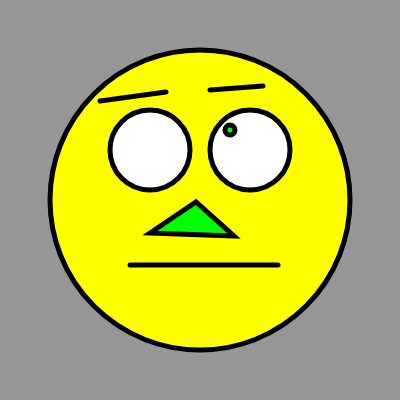
Frame 1 (no input)
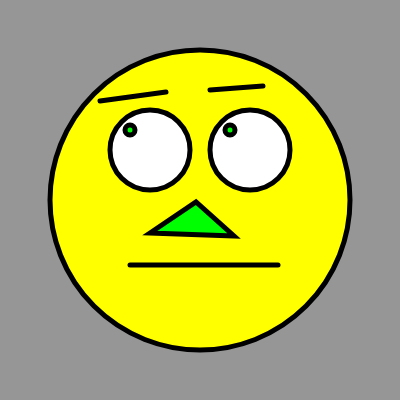
Frame 60 (no input)
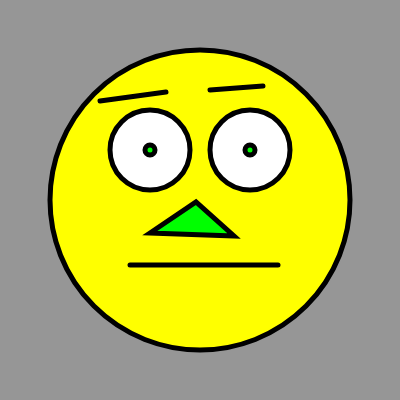
Frame 120 (the mouse pressed at the canvas centre since frame 60)

The p5.js sketch that drew these frames (run headless with seeded random() and noise() and a simulated clock; from frame 60 on, the mouse is pressed at the canvas centre):

// p5.js sketch
// ── sketch.js
function setup() {
  createCanvas(400, 400);
}
let olhoX;
let olhoY;
function draw() {
  background(150);//tela de fundo cinza
    stroke(0);//borda das figuras
    strokeWeight(5);//espessura das bordas
    fill("yellow");//cor do rosto amarelo em inglês
    circle(200,200,300);//circulo do rosto
    fill("#FFFFFF");//cor dos olhos branco HEXADECIMAL
    circle(150,150,80);//olho direito
    circle(250,150,80);//olho esquerdo
    fill(color(0,255,0));//cor do nariz verde RGB
    line(130,265,278,265);//linha da boca
    triangle(150, 233, 196, 202, 234, 236); //triângulo nariz
    line(100,101,166,92);//sobrancelha direita
    line(210,90,263,86);//sobrancelha esquerda
    //circle(135,150,30);//pupila direita
    //circle(236,147,30);pupila esquerda
    circle(olhoX,olhoY,10);//pupila dir movimento
    olhoX = map(mouseX, 0, 400, 130,170); //variavel local posição X pupila
    olhoY = map(mouseY, 0, 400, 130,170); //variavel local posição Y pupila 
    circle(olhoX + 100,olhoY,10);//pupila esquerda movimento
 
  if(mouseIsPressed){     //se mouse clicado 
    console.log(mouseX,mouseY);
    // mostra coordenada X e Y
  }
  
}
